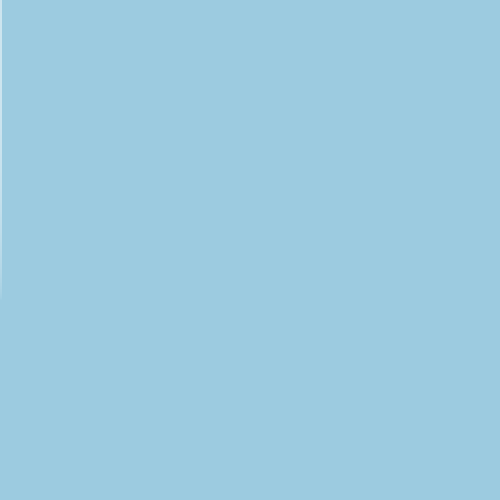
Frame 1 (no input)
Frame 2 (the mouse pressed at the canvas centre, redrawn once): blank canvas, image omitted

The Processing sketch that drew this single still picture (run headless with seeded random() and noise(); the mouse was pressed at the canvas centre and the sketch redrawn once):

// Processing sketch: processing_50561
// ── processing_50561.pde

//assignment 3
//Mi Jin Hwang copyright 2012

void setup ()
{
  size (500, 500);
  noLoop();
  smooth ();
  noStroke ();
}

float x =0;

void draw ()
{
  background (156, 203, 224);
  x = x + 1;
  if (x > width){
    x= 0;
  }
  ellipse (x, 50, x, height);
}

void mouseDragged() {
  loop ();
}

void mouseReleased (){
  noLoop();
  
  stroke(250,149, 66);
  strokeWeight (5);
  line(width-width,width,mouseX,mouseY);
  line(width, width-width, mouseX, mouseY);
  stroke(255, 255, 255);
  strokeWeight (5);
  line(width-width,width-width,mouseX,mouseY);
  line(width,width,mouseX,mouseY);


if (mousePressed == true) {
  fill(252, 176, 105);
} else {
  fill(255, 244, 31);
}
triangle (mouseX - random(10, 20), mouseY + random(0, 30), mouseX - random(0, 10), mouseY - random(10, 20), mouseX + random(10, 10), mouseY + random(0, 10));
}
